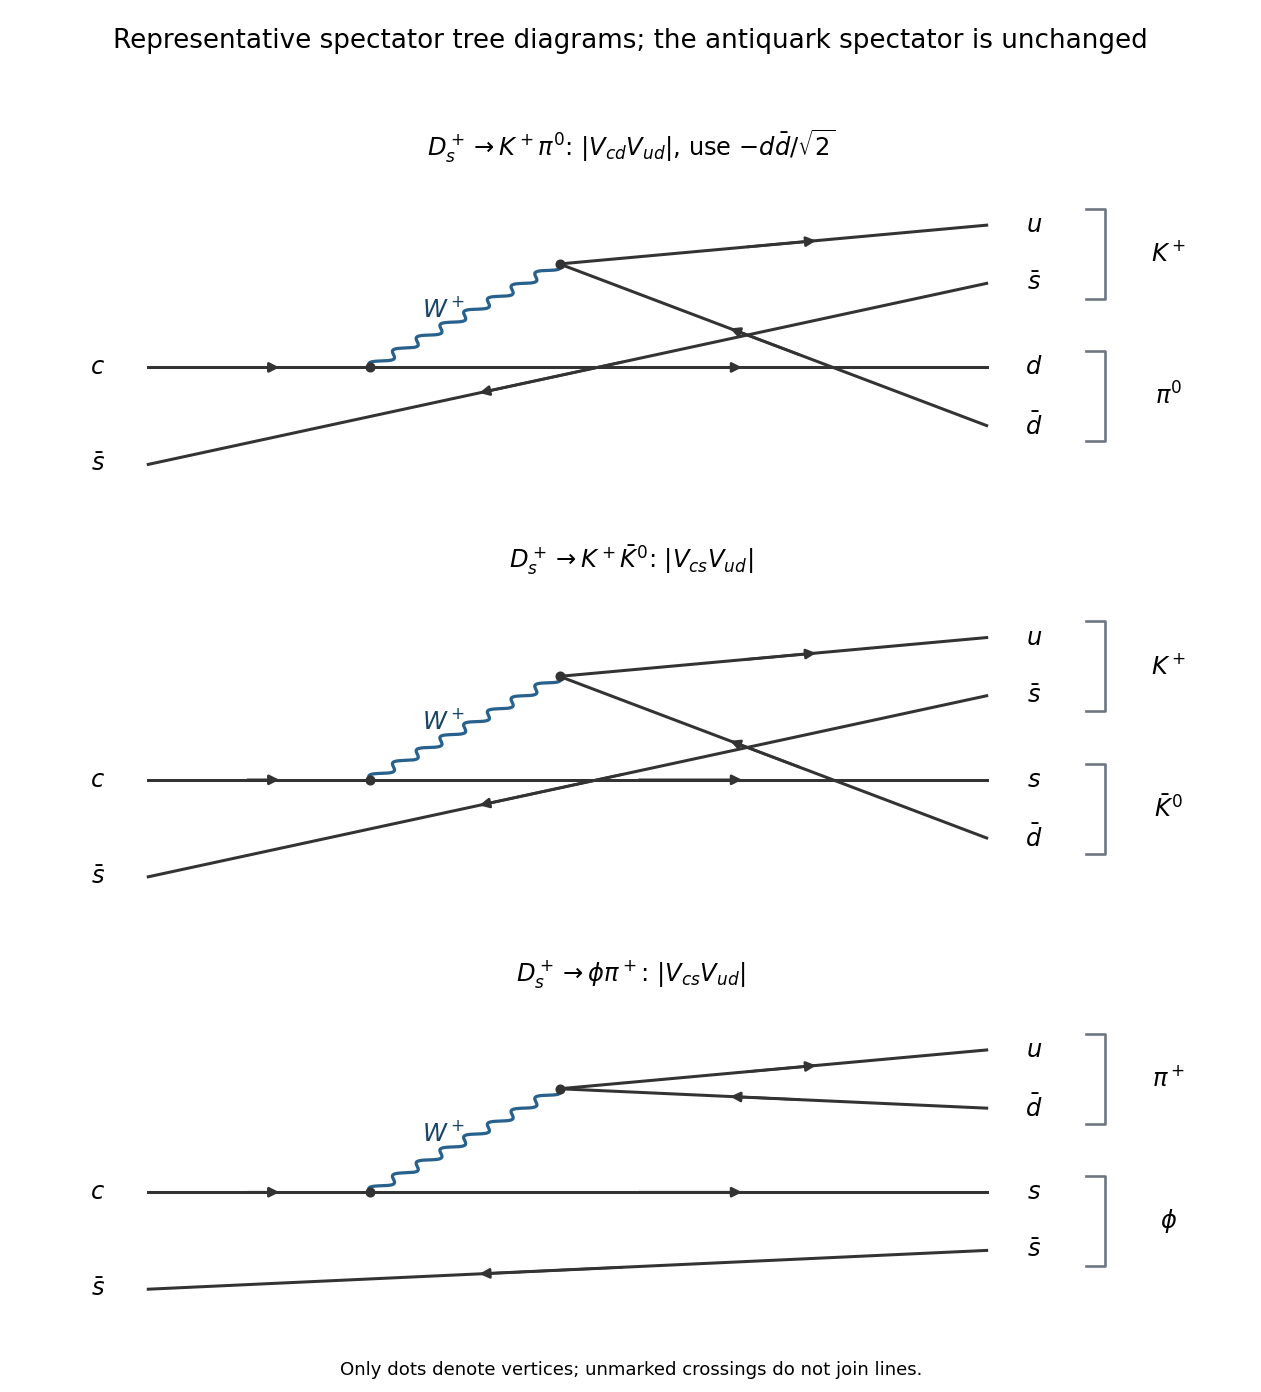

Write the Python code that produced this figure.
"""Original 2018 Particle and Nuclear Physics solution figure.

Writes the PNG basename to the current working directory. Dependencies are
numpy and matplotlib, declared in the repository pyproject.toml.
Tested with Python 3.14.4, NumPy 2.3.5, Matplotlib 3.10.7.
"""
from pathlib import Path
import matplotlib
matplotlib.use("Agg")
import matplotlib.pyplot as plt
from matplotlib.patches import Rectangle
import numpy as np


def line(ax, a, b, kind="fermion", backwards=False, label=None):
    a, b = np.array(a, dtype=float), np.array(b, dtype=float)
    d = b - a
    n = np.array([-d[1], d[0]]) / np.linalg.norm(d)
    if kind in ("wavy", "gluon"):
        t = np.linspace(0, 1, 300)
        phase = 16 * np.pi * t
        curve = a[:, None] + d[:, None] * t + 0.045 * n[:, None] * np.sin(phase)
        if kind == "gluon":
            curve += 0.045 * (d / np.linalg.norm(d))[:, None] * (np.cos(phase)-1) * np.sin(np.pi*t)
        ax.plot(*curve, color="#27618c", lw=1.6)
    else:
        ax.plot([a[0], b[0]], [a[1], b[1]], color="#333333", lw=1.5)
        if kind == "fermion":
            if backwards:
                a, b = b, a
            ax.annotate("", xy=a+0.61*(b-a), xytext=a+0.43*(b-a),
                        arrowprops={"arrowstyle":"-|>","color":"#333333","lw":1.3})
    if label:
        pos=(a+b)/2+0.17*n
        ax.text(*pos, label, fontsize=12, ha="center", va="center", color="#174564")


def text(ax, x, y, label, **kwargs):
    ax.text(x, y, label, ha="center", va="center", fontsize=12, **kwargs)


def setup(ax, xlim=(-.3,7), ylim=(-2.1,3.9)):
    ax.set_xlim(*xlim);ax.set_ylim(*ylim);ax.axis("off")


def save(fig):
    fig.savefig(Path(__file__).with_suffix(".png").name,dpi=145,facecolor="white")
    plt.close(fig)


def dot(ax,p):ax.plot(*p,"o",color="#333333",ms=4)


def bracket(ax,x,y0,y1,label,left=False):
    d=-.12 if not left else .12
    ax.plot([x+d,x,x,x+d],[y0,y0,y1,y1],color="#6e7580",lw=1.3)
    text(ax,x+(-.4 if left else .4),(y0+y1)/2,label)


def main():
    fig,axes=plt.subplots(3,1,figsize=(8.7,9.6))
    for ax,kind in zip(axes,["Kpi","KK","phipi"]):
        A=(2,1);B=(3.2,2.6)
        line(ax,(.6,1),A);line(ax,A,(5.9,1))
        line(ax,A,B,"wavy",label=r"$W^+$")
        line(ax,B,(5.9,3.2))
        if kind=="phipi":
            line(ax,B,(5.9,2.3),backwards=True)
            line(ax,(.6,-.5),(5.9,.1),backwards=True)
            labels=[(3.2,r"$u$"),(2.3,r"$\bar d$"),(1,r"$s$"),(.1,r"$\bar s$")]
            top,bottom=r"$\pi^+$",r"$\phi$"
        else:
            line(ax,B,(5.9,.1),backwards=True)
            line(ax,(.6,-.5),(5.9,2.3),backwards=True)
            labels=[(3.2,r"$u$"),(2.3,r"$\bar s$"),(1,r"$d$" if kind=="Kpi" else r"$s$"),(.1,r"$\bar d$")]
            top,bottom=r"$K^+$",r"$\pi^0$" if kind=="Kpi" else r"$\bar K^0$"
        text(ax,.28,1,r"$c$");text(ax,.28,-.5,r"$\bar s$")
        for y,label in labels:text(ax,6.2,y,label)
        bracket(ax,6.65,2.06,3.45,top);bracket(ax,6.65,-.14,1.25,bottom)
        dot(ax,A);dot(ax,B)
        titles={"Kpi":r"$D_s^+\to K^+\pi^0$: $|V_{cd}V_{ud}|$, use $-d\bar d/\sqrt{2}$", "KK":r"$D_s^+\to K^+\bar K^0$: $|V_{cs}V_{ud}|$", "phipi":r"$D_s^+\to\phi\pi^+$: $|V_{cs}V_{ud}|$"}
        ax.set_title(titles[kind],fontsize=12,pad=12)
        setup(ax,xlim=(-.2,7.5),ylim=(-1,3.9))
    fig.suptitle("Representative spectator tree diagrams; the antiquark spectator is unchanged",fontsize=13)
    fig.text(.5,.012,"Only dots denote vertices; unmarked crossings do not join lines.",ha="center",fontsize=9)
    fig.tight_layout(rect=(0,.035,1,.96),h_pad=2.3);save(fig)

if __name__=="__main__":main()
